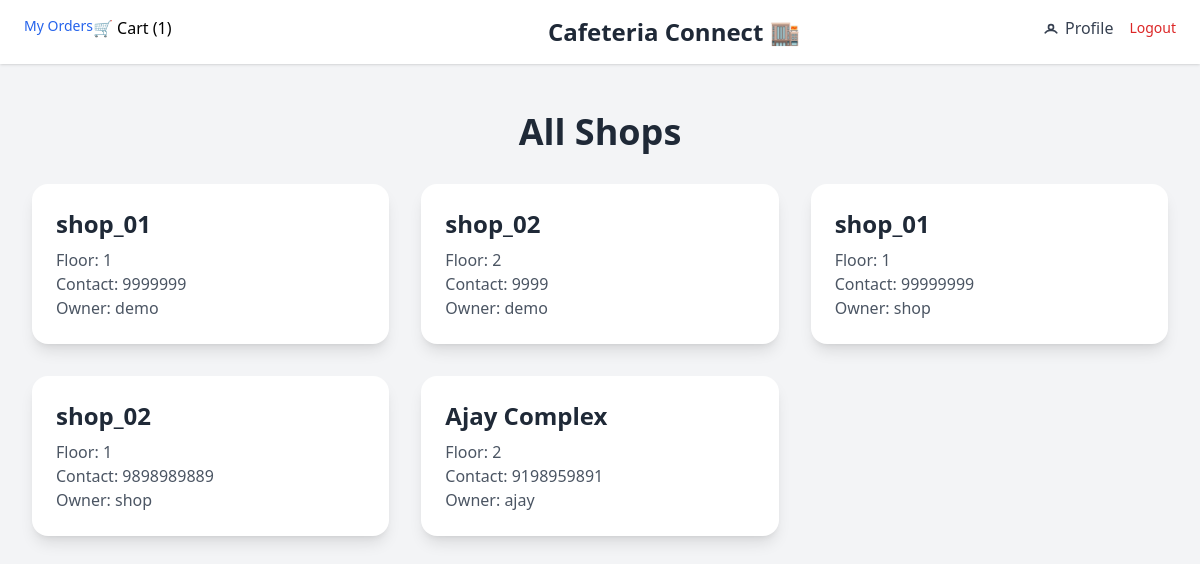
Screenshot of /shops/ (signed in) with the database file from the repository.
### shops/models.py (models this page shows, shortened)
class Shop(models.Model):
    owner = models.ForeignKey(User, on_delete=models.CASCADE)
    name = models.CharField(max_length=100)
    floor = models.IntegerField()
    contact = models.CharField(max_length=15)

### core/models.py (models this page shows, shortened)
class User(AbstractUser):
    ROLE_CHOICES = (
        ('user', 'Customer'),
        ('shopkeeper', 'Shop Owner'),
        ('admin', 'Admin'),
    )
    is_shopkeeper = models.BooleanField(default=False)
    role = models.CharField(max_length=10, choices=ROLE_CHOICES, default='user')
    phone_number = models.CharField(max_length=15, blank=True, null=True)
    profile_image = models.ImageField(upload_to="profiles/", blank=True, null=True)

### shops/views.py (the view)
# urls.py: path('', api_views.shop_list, name='api-shop-list'),
@login_required
def shop_list(request):
    user = request.user
    is_shopkeeper = user.role == 'shopkeeper' or False
    if is_shopkeeper:
        shops = Shop.objects.filter(owner=user)
    else:
        shops = Shop.objects.all()
    return render(request, 'shop_list.html', {'shops': shops, 'is_shopkeeper': is_shopkeeper})

### cart/context_processors.py (called while the page is built)
def cart_item_count(request):
    count = 0
    current_cart = None
    if request.user.is_authenticated:
        current_cart = Cart.objects.filter(user=request.user).last()
        if current_cart:
            count = current_cart.items.count()
    return {
        "cart_item_count": count,
        "current_cart": current_cart,
    }

### templates/shop_list.html (shortened to what this page needs)
{% extends 'base.html' %}
{% block content %}
  <div class="max-w-7xl mx-auto px-4 sm:px-6 lg:px-8 py-12">
    <h2 class="text-4xl font-bold text-gray-800 mb-8 text-center">All Shops</h2>
    <div class="grid grid-cols-1 sm:grid-cols-2 md:grid-cols-3 gap-8">
      {% for shop in shops %}
        <a href="{% url 'product-list' shop.id %}" class="block bg-white rounded-2xl shadow-lg p-6 hover:shadow-xl hover:ring-2 hover:ring-blue-300 transition-all duration-300">
          <h2 class="text-2xl font-semibold text-gray-800">{{ shop.name }}</h2>
          <p class="text-gray-600 mt-2"><span class="font-medium">Floor:</span> {{ shop.floor }}</p>
          <p class="text-gray-600"><span class="font-medium">Contact:</span> {{ shop.contact }}</p>
          <p class="text-gray-600"><span class="font-medium">Owner:</span> {{ shop.owner.username }}</p>
        </a>
      {% empty %}
        <p class="text-gray-500 col-span-full text-center text-lg">No shops added yet.</p>
      {% endfor %}
    </div>
  </div>
{% endblock %}

### rows the page displays
Shop: name "shop_01", floor "1", contact "9999999", owner.username "demo"
Shop: name "shop_02", floor "2", contact "9999", owner.username "demo"
Shop: name "shop_01", floor "1", contact "99999999", owner.username "shop"
Shop: name "shop_02", floor "1", contact "9898989889", owner.username "shop"
Shop: name "Ajay Complex", floor "2", contact "9198959891", owner.username "ajay"

### other values shown
{{ cart_item_count }} "1"
